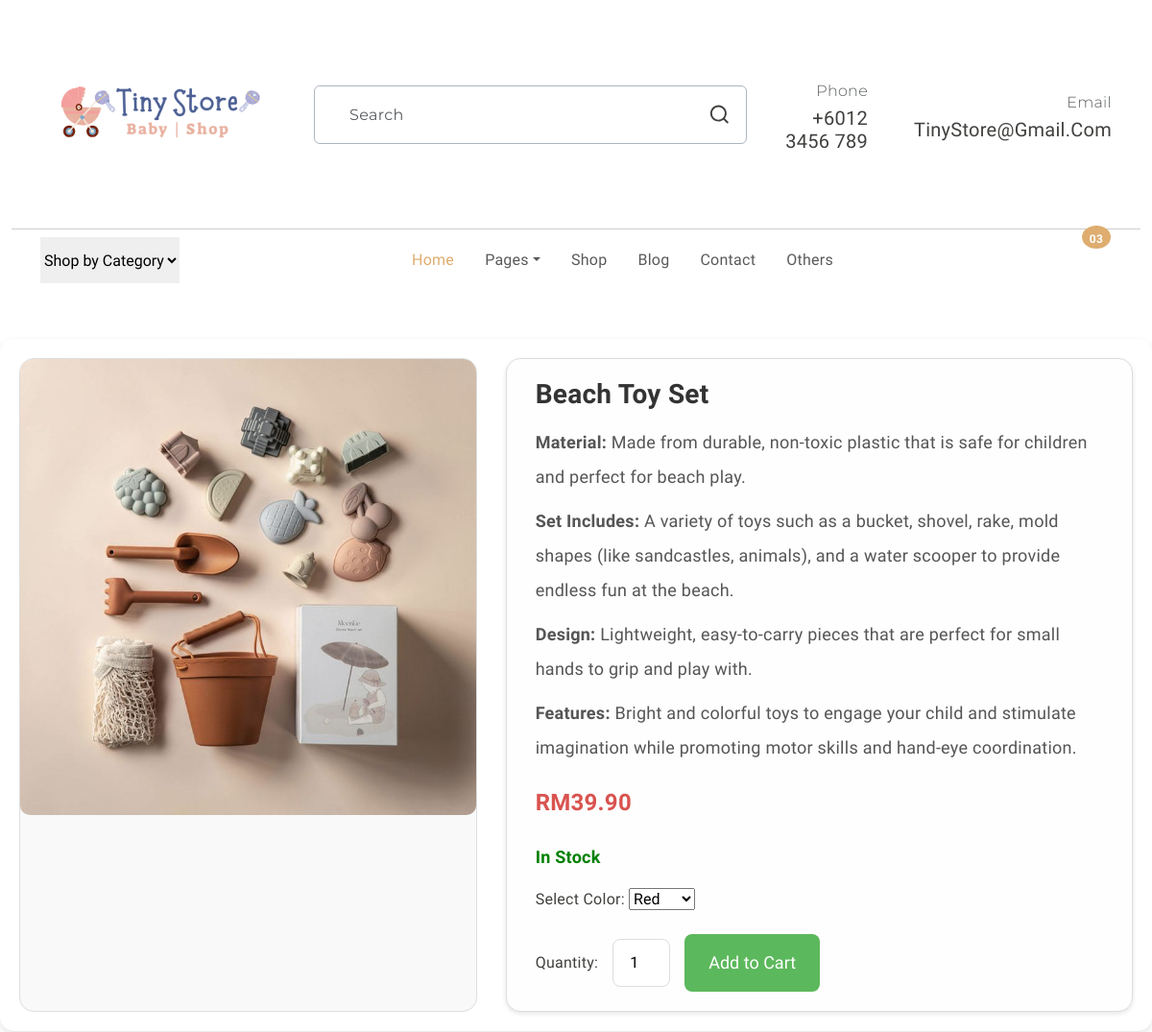
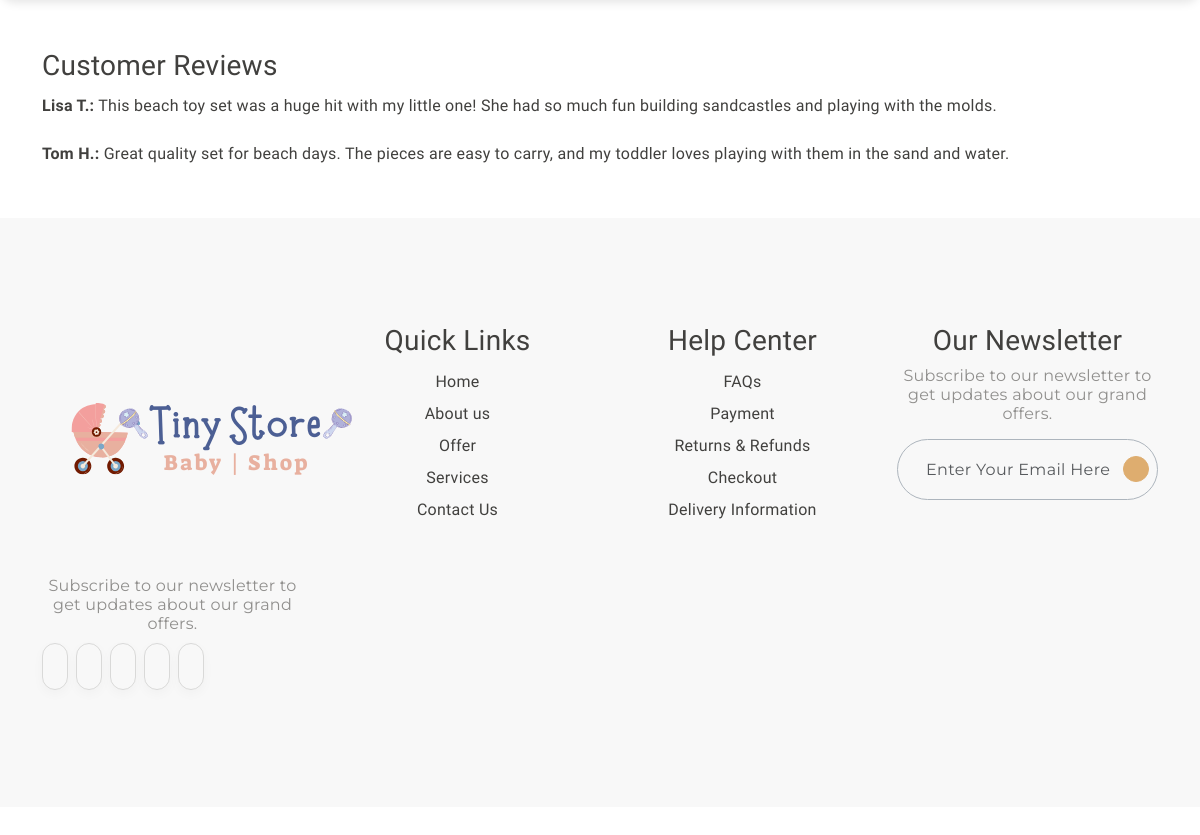
/best4.php, run on the app's committed database (2 pictures, top to bottom).
### tables this page shows
CREATE TABLE `products` (
  `product_id` int(11) NOT NULL,
  `name` varchar(255) NOT NULL,
  `category` varchar(100) NOT NULL,
  `price` decimal(10,2) NOT NULL,
  `image` varchar(255) DEFAULT NULL,
  `is_featured` tinyint(1) DEFAULT 0,
  `created_at` timestamp NOT NULL DEFAULT current_timestamp()
);

### best4.php (the view, shortened to what this page needs)
<?php
include 'db_connect.php';
$product_id = isset($_GET['product_id']) ? intval($_GET['product_id']) : 8;
$sql = "SELECT * FROM products WHERE product_id = ?";
$stmt = $conn->prepare($sql);
$stmt->bind_param("i", $product_id);
$stmt->execute();
$result = $stmt->get_result();
if ($result->num_rows > 0) {
  $product = $result->fetch_assoc();
} else {
  echo "Product not found.";
  exit;
}
?>
<!DOCTYPE html>
<html lang="en">
<head>
  <link rel="stylesheet" href="detail.css">
<link rel="stylesheet" href="https://cdn.jsdelivr.net/npm/swiper@9/swiper-bundle.min.css" />
<link href="https://cdn.jsdelivr.net/npm/bootstrap@5.3.0-alpha3/dist/css/bootstrap.min.css" rel="stylesheet"
>
<link rel="stylesheet" type="text/css" href="css/vendor.css">
<link rel="stylesheet" type="text/css" href="style.css">
</head>
<body>
      <header>
        <div class="container py-2">
          <div class="row py-4 pb-0 pb-sm-4 align-items-center ">
            <div class="col-sm-4 col-lg-3 text-center text-sm-start">
              <div class="main-logo">
                <a href="index.php">
                  <img src="images/logo.png" alt="logo" class="img-fluid">
                </a>
              </div>
            </div>
            <div class="col-sm-6 offset-sm-2 offset-md-0 col-lg-5 d-none d-lg-block">
              <div class="search-bar border rounded-2 px-3 border-dark-subtle">
                <form id="search-form" class="text-center d-flex align-items-center" action="" method="">
                  <input type="text" class="form-control border-0 bg-transparent"
                    placeholder="Search" />
                  <svg xmlns="http://www.w3.org/2000/svg" width="24" height="24" viewBox="0 0 24 24">
                    <path fill="currentColor"
                      d="M21.71 20.29L18 16.61A9 9 0 1 0 16.61 18l3.68 3.68a1 1 0 0 0 1.42 0a1 1 0 0 0 0-1.39ZM11 18a7 7 0 1 1 7-7a7 7 0 0 1-7 7Z" />
                  </svg>
                </form>
              </div>
            </div>
            <div
              class="col-sm-8 col-lg-4 d-flex justify-content-end gap-5 align-items-center mt-4 mt-sm-0 justify-content-center justify-content-sm-end">
              <div class="support-box text-end d-none d-xl-block">
                <span class="fs-6 secondary-font text-muted">Phone</span>
                <h5 class="mb-0">+6012 3456 789</h5>
              </div>
              <div class="support-box text-end d-none d-xl-block">
                <span class="fs-6 secondary-font text-muted">Email</span>
                <h5 class="mb-0">TinyStore@gmail.com</h5>
              </div>
            </div>
          </div>
        </div>
        <div class="container-fluid">
          <hr class="m-0">
        </div>
        <div class="container">
          <nav class="main-menu d-flex navbar navbar-expand-lg ">
            <div class="offcanvas offcanvas-end" tabindex="-1" id="offcanvasNavbar" aria-labelledby="offcanvasNavbarLabel">
              <div class="offcanvas-body justify-content-between">
                <select class="filter-categories border-0 mb-0 me-5">
                  <option>Shop by Category</option>
                </select>
                <ul class="navbar-nav menu-list list-unstyled d-flex gap-md-3 mb-0">
                  <li class="nav-item">
                    <a href="index.php" class="nav-link active">Home</a>
                  </li>
                  <li class="nav-item dropdown">
                    <a class="nav-link dropdown-toggle" role="button" id="pages" data-bs-toggle="dropdown"
                      aria-expanded="false">Pages</a>
                  </li>
                  <li class="nav-item">
                    <a href="productPage.html" class="nav-link">Shop</a>
                  </li>
                  <li class="nav-item">
                    <a href="index.php" class="nav-link">Blog</a>
                  </li>
                  <li class="nav-item">
                    <a href="contactUs.html" class="nav-link">Contact</a>
                  </li>
                  <li class="nav-item">
                    <a href="index.php" class="nav-link">Others</a>
                  </li>
                </ul>
                <div class="d-none d-lg-flex align-items-end">
                  <ul class="d-flex justify-content-end list-unstyled m-0">
                    <li>
                    </li>
                    <li>
                    </li>
                    <li class="">
                      <a href="index.php" class="mx-3" data-bs-toggle="offcanvas" data-bs-target="#offcanvasCart"
                        aria-controls="offcanvasCart">
                        <span class="position-absolute translate-middle badge rounded-circle bg-primary pt-2">
                          03
                        </span>
                      </a>
                    </li>
                  </ul>
                </div>
              </div>
            </div>
          </nav>
        </div>
      </header>
      <div class="container1">
        <div class="product-image">
          <img src="images/<?php echo htmlspecialchars($product['image'] ?? 'default.png'); ?>"
            alt="<?php echo htmlspecialchars($product['name']); ?>">
        </div>
        <div class="product-details">
          <h2><?php echo htmlspecialchars($product['name']); ?></h2>
            <p><strong>Material:</strong> Made from durable, non-toxic plastic that is safe for children and perfect for beach play.</p>
            <p><strong>Set Includes:</strong> A variety of toys such as a bucket, shovel, rake, mold shapes (like sandcastles, animals), and a water scooper to provide endless fun at the beach.</p>
            <p><strong>Design:</strong> Lightweight, easy-to-carry pieces that are perfect for small hands to grip and play with.</p>
            <p><strong>Features:</strong> Bright and colorful toys to engage your child and stimulate imagination while promoting motor skills and hand-eye coordination.</p>
            <p class="price">RM<?php echo number_format($product['price'], 2); ?></p>
            <p class="stock-status in-stock">In Stock</p>
            <div class="color-selection">
                <label for="color">Select Color: </label>
                <select id="color">
                    <option value="red">Red</option>
                </select>
            </div>
            <div class="add-to-cart">
                <label for="quantity">Quantity:</label>
                <input type="number" id="quantity" value="1" min="1">
                <button>Add to Cart</button>
            </div>
        </div>
    </div>
    <div class="container reviews">
        <h3>Customer Reviews</h3>
        <p><strong>Lisa T.:</strong> This beach toy set was a huge hit with my little one! She had so much fun building sandcastles and playing with the molds.</p>
        <p><strong>Tom H.:</strong> Great quality set for beach days. The pieces are easy to carry, and my toddler loves playing with them in the sand and water.</p>
    </div>
    <footer id="footer" class="my-5">
        <div class="container py-5 my-5">
          <div class="row">
            <div class="col-md-3">
              <div class="footer-menu">
                <img src="images/logo.png" alt="logo">
                <p class="blog-paragraph fs-6 mt-3">Subscribe to our newsletter to get updates about our grand offers.</p>
                <div class="social-links">
                  <ul class="d-flex list-unstyled gap-2">
                    <li class="social">
                      <a href="#">
                        <iconify-icon class="social-icon" icon="ri:facebook-fill"></iconify-icon>
                      </a>
                    </li>
                    <li class="social">
                      <a href="#">
                        <iconify-icon class="social-icon" icon="ri:twitter-fill"></iconify-icon>
                      </a>
                    </li>
                    <li class="social">
                      <a href="#">
                        <iconify-icon class="social-icon" icon="ri:pinterest-fill"></iconify-icon>
                      </a>
                    </li>
                    <li class="social">
                      <a href="#">
                        <iconify-icon class="social-icon" icon="ri:instagram-fill"></iconify-icon>
                      </a>
                    </li>
                    <li class="social">
                      <a href="#">
                        <iconify-icon class="social-icon" icon="ri:youtube-fill"></iconify-icon>
                      </a>
                    </li>
                  </ul>
                </div>
              </div>
            </div>
            <div class="col-md-3">
              <div class="footer-menu">
                <h3>Quick Links</h3>
                <ul class="menu-list list-unstyled">
                  <li class="menu-item">
                    <a href="#" class="nav-link">Home</a>
                  </li>
                  <li class="menu-item">
                    <a href="aboutUs.html" class="dropdown-item">About us</a>
                  </li>
                  <li class="menu-item">
                    <a href="#" class="nav-link">Offer </a>
                  </li>
                  <li class="menu-item">
                    <a href="#" class="nav-link">Services</a>
                  </li>
                  <li class="menu-item">
                    <a href="#" class="nav-link">Contact Us</a>
                  </li>
                </ul>
              </div>
            </div>
            <div class="col-md-3">
              <div class="footer-menu">
                <h3>Help Center</h5>
                  <ul class="menu-list list-unstyled">
                    <li class="menu-item">
                      <a href="faq.html" class="nav-link">FAQs</a>
                </li>
                    <li class="menu-item">
                      <a href="#" class="nav-link">Payment</a>
                    </li>
                    <li class="menu-item">
                      <a href="#" class="nav-link">Returns & Refunds</a>
                    </li>
                    <li class="menu-item">
                      <a href="#" class="nav-link">Checkout</a>
                    </li>
                    <li class="menu-item">
                      <a href="#" class="nav-link">Delivery Information</a>
                    </li>
                  </ul>
              </div>
            </div>
            <div class="col-md-3">
              <div>
                <h3>Our Newsletter</h3>
                <p class="blog-paragraph fs-6">Subscribe to our newsletter to get updates about our grand offers.</p>
                <div class="search-bar border rounded-pill border-dark-subtle px-2">
                  <form class="text-center d-flex align-items-center" action="" method="">
                    <input type="text" class="form-control border-0 bg-transparent" placeholder="Enter your email here" />
                    <iconify-icon class="send-icon" icon="tabler:location-filled"></iconify-icon>
                  </form>
                </div>
              </div>
            </div>
          </div>
        </div>
      </footer>
</body>
</html>

### detail.css (style rules this page uses)
body { font-family: Arial, sans-serif; margin: 0; padding: 0; background-color: #f4f4f9; }
.container1 { max-width: 1200px; margin: 50px auto; padding: 20px; display: flex; flex-wrap: wrap; gap: 30px; background-color: #ffffff; border-radius: 15px; box-shadow: 0 4px 10px rgba(0, 0, 0, 0.1); overflow: hidden; }
.product-image { flex: 1 1 400px; text-align: center; border-radius: 15px; overflow: hidden; border: 1px solid #ddd; background-color: #f9f9f9; }
.product-image img { max-width: 100%; border-radius: 10px; transition: transform 0.3s ease; }
.product-details { flex: 2 1 500px; background-color: #fefefe; padding: 20px 30px; border-radius: 15px; border: 1px solid #ddd; box-shadow: 0 2px 5px rgba(0, 0, 0, 0.1); }
.product-details h2 { font-size: 28px; font-weight: bold; color: #333; margin-bottom: 15px; }
.product-details p { font-size: 18px; color: #555; margin: 10px 0; }
.product-details .price { font-size: 24px; font-weight: bold; color: #d9534f; margin: 15px 0; }
.stock-status { font-size: 16px; margin: 10px 0; }
.stock-status.in-stock { color: green; font-weight: bold; }
.badge { padding: 5px 10px; border-radius: 12px; font-size: 14px; font-weight: bold; }
.add-to-cart { display: flex; align-items: center; gap: 15px; margin-top: 20px; }
.add-to-cart button { padding: 12px 25px; font-size: 18px; background-color: #5cb85c; color: white; border: none; border-radius: 8px; cursor: pointer; transition: background-color 0.3s ease; }
.add-to-cart input { width: 60px; padding: 8px; font-size: 16px; text-align: center; border: 1px solid #ddd; border-radius: 8px; }
footer { background-color: #f8f8f8; padding: 10px; text-align: center; margin-top: 20px; }

### style.css (style rules this page uses)
:root { --header-height: 160px; --header-height-min: 80px; }
:root { --accent-color: #DEAD6F; --dark-color: #222222; --light-dark-color: #727272; --light-color: #fff; --grey-color: #dbdbdb; --light-grey-color: #fafafa; --primary-color: #6995B1; --light-primary-color: #eef1f3; }
:root { --body-font: 'Chilanka', cursive; --heading-font: 'Chilanka', cursive; --secondary-font: 'Montserrat', sans-serif; }
body { --bs-link-color: #333; --bs-link-hover-color: #333; --bs-link-color-rgb: 40, 40, 40; --bs-link-hover-color-rgb: 0, 0, 0; --bs-light-rgb: 248, 248, 248; --bs-font-sans-serif: 'Chilanka', cursive; --bs-body-font-family: var(--bs-font-sans-serif); --bs-body-font-size: 1rem; --bs-body-font-weight: 400; --bs-body-line-height: 2; --bs-body-color: #41403E; --bs-primary: #DEAD6F; --bs-primary-rgb: 222, 173, 111; --bs-primary-bg-subtle: #FFF9EB; --bs-border-color: #F7F7F7; --bs-secondary-rgb: 230, 243, 251; --bs-success-rgb: 238, 245, 228; --bs-danger-rgb: 249, 235, 231; --bs-warning-rgb: 255, 249, 235; --bs-info-rgb: 230, 243, 250; }
body { letter-spacing: 0.01625rem; }
h1, h2, h3, h4, h5, h6 { font-family: var(--heading-font); color: var(--bs-body-color); font-weight: 400; text-transform: capitalize; }
a { text-decoration: none; }
.secondary-font { font-family: var(--secondary-font); font-weight: 300; }
.search-bar { border: 1px solid #EAEAEA; }
.search-bar ::placeholder { font-family: var(--secondary-font); }
.navbar-nav .nav-link.active, .navbar-nav .nav-link.show, .nav-link:focus, .nav-link:hover { color: var(--accent-color); }
.form-control { color: #908F8D; line-height: normal; letter-spacing: 0.02125rem; text-transform: capitalize; border-radius: 0.25rem; border: 1px solid rgba(65, 64, 62, 0.20); background: #FFF; display: flex; padding: 1.25rem 0rem 1.25rem 1.25rem; align-items: center; gap: 0.375rem; align-self: stretch; }
.blog-paragraph { color: #908F8D; font-size: 1rem; font-weight: 400; line-height: normal; font-family: var(--secondary-font); }
iconify-icon.social-icon { color: #CACACA; font-size: 1.125rem; padding: 0.75rem; border-radius: 4.375rem; border: 1px solid #D9D9D8; box-shadow: 0px 4px 12px 0px rgba(0, 0, 0, 0.03); transition: all 0.5s ease; }
iconify-icon.send-icon { cursor: pointer; font-size: 1.125rem; padding: 0.75rem; border-radius: 4.375rem; color: #FFF; border: 1px solid #DEAD6F; background: #DEAD6F; }

### data on the page
products: image (picture), name "Beach Toy Set", price "39.90"
